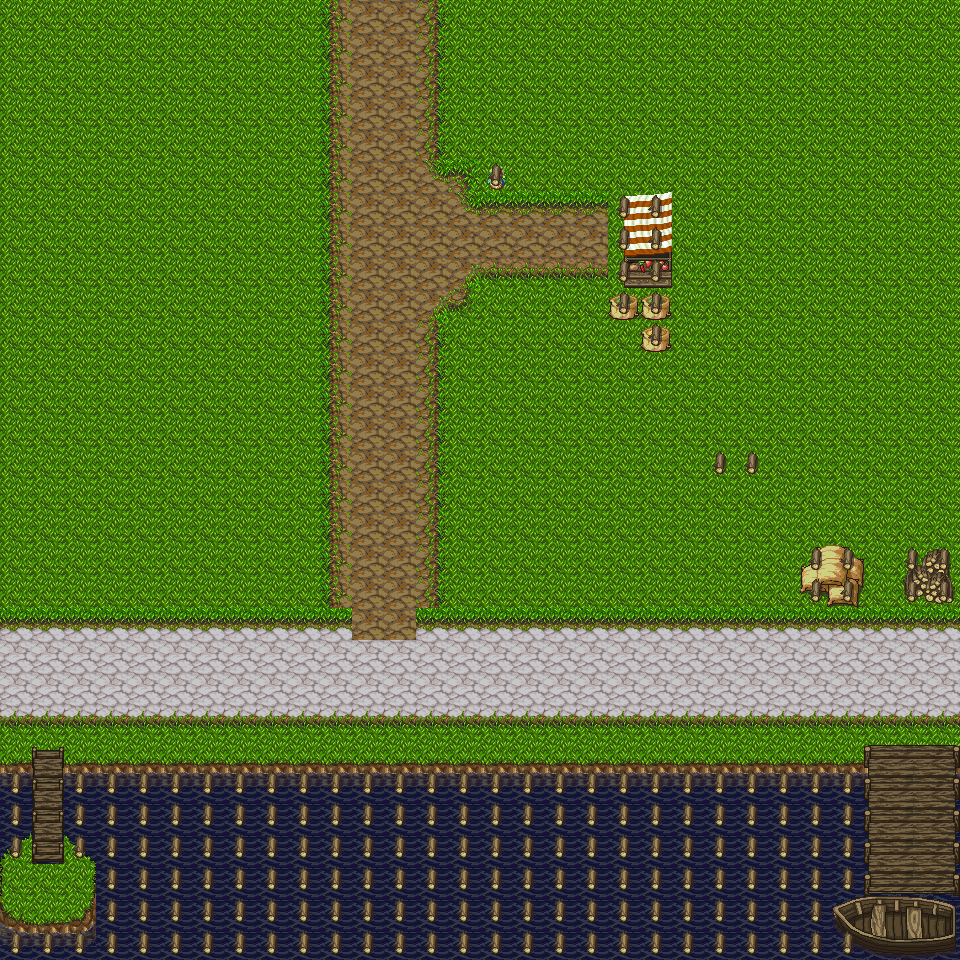

This is a level from a 2D game, rendered from its Tiled map with the project's own tilesets. A one-line summary and the map file follow, with tile-layer data summarised:
An orthogonal 30x30 tile map with 32x32 px tiles, 3 tile layers (Tile Layer 1, Tile Layer 2, collision_layer) and 5 objects.

<map version="1.0" orientation="orthogonal" renderorder="right-down" width="30" height="30" tilewidth="32" tileheight="32" nextobjectid="7">
 <tileset firstgid="1" name="Main" tilewidth="32" tileheight="32" tilecount="256" columns="16">
  <image source="tilesets/PathAndObjects_0.png" width="512" height="512" />
  <tile id="13">
   <properties>
    <property name="Collision" value="false" />
   </properties>
  </tile>
  <tile id="14">
   <properties>
    <property name="Collision" value="false" />
   </properties>
  </tile>
  <tile id="15">
   <properties>
    <property name="Collision" value="false" />
   </properties>
  </tile>
  <tile id="29">
   <properties>
    <property name="Collision" value="false" />
   </properties>
  </tile>
  <tile id="30">
   <properties>
    <property name="Collision" value="false" />
   </properties>
  </tile>
  <tile id="31">
   <properties>
    <property name="Collision" value="false" />
   </properties>
  </tile>
  <tile id="45">
   <properties>
    <property name="Collision" value="false" />
   </properties>
  </tile>
  <tile id="46">
   <properties>
    <property name="Collision" value="false" />
   </properties>
  </tile>
  <tile id="47">
   <properties>
    <property name="Collision" value="false" />
   </properties>
  </tile>
  <tile id="61">
   <properties>
    <property name="Collision" value="false" />
   </properties>
  </tile>
  <tile id="62">
   <properties>
    <property name="Collision" value="false" />
   </properties>
  </tile>
  <tile id="63">
   <properties>
    <property name="Collision" value="false" />
   </properties>
  </tile>
  <tile id="77">
   <properties>
    <property name="Collision" value="false" />
   </properties>
  </tile>
  <tile id="78">
   <properties>
    <property name="Collision" value="false" />
   </properties>
  </tile>
  <tile id="79">
   <properties>
    <property name="Collision" value="false" />
   </properties>
  </tile>
  <tile id="93">
   <properties>
    <property name="Collision" value="false" />
   </properties>
  </tile>
  <tile id="94">
   <properties>
    <property name="Collision" value="false" />
   </properties>
  </tile>
  <tile id="95">
   <properties>
    <property name="Collision" value="false" />
   </properties>
  </tile>
  <tile id="109">
   <properties>
    <property name="Collision" value="false" />
   </properties>
  </tile>
  <tile id="110">
   <properties>
    <property name="Collision" value="false" />
   </properties>
  </tile>
  <tile id="111">
   <properties>
    <property name="Collision" value="false" />
   </properties>
  </tile>
  <tile id="125">
   <properties>
    <property name="Collision" value="false" />
   </properties>
  </tile>
  <tile id="126">
   <properties>
    <property name="Collision" value="false" />
   </properties>
  </tile>
  <tile id="127">
   <properties>
    <property name="Collision" value="false" />
   </properties>
  </tile>
  <tile id="141">
   <properties>
    <property name="Collision" value="false" />
   </properties>
  </tile>
  <tile id="142">
   <properties>
    <property name="Collision" value="false" />
   </properties>
  </tile>
  <tile id="143">
   <properties>
    <property name="Collision" value="false" />
   </properties>
  </tile>
  <tile id="157">
   <properties>
    <property name="Collision" value="false" />
   </properties>
  </tile>
  <tile id="158">
   <properties>
    <property name="Collision" value="false" />
   </properties>
  </tile>
  <tile id="159">
   <properties>
    <property name="Collision" value="false" />
   </properties>
  </tile>
  <tile id="173">
   <properties>
    <property name="Collision" value="false" />
   </properties>
  </tile>
  <tile id="174">
   <properties>
    <property name="Collision" value="false" />
   </properties>
  </tile>
  <tile id="175">
   <properties>
    <property name="Collision" value="false" />
   </properties>
  </tile>
  <tile id="189">
   <properties>
    <property name="Collision" value="false" />
   </properties>
  </tile>
  <tile id="190">
   <properties>
    <property name="Collision" value="false" />
   </properties>
  </tile>
  <tile id="191">
   <properties>
    <property name="Collision" value="false" />
   </properties>
  </tile>
  <tile id="205">
   <properties>
    <property name="Collision" value="false" />
   </properties>
  </tile>
  <tile id="206">
   <properties>
    <property name="Collision" value="false" />
   </properties>
  </tile>
  <tile id="207">
   <properties>
    <property name="Collision" value="false" />
   </properties>
  </tile>
  <tile id="209">
   <objectgroup draworder="index">
    <object id="1" x="16" y="7" width="46" height="23">
     <ellipse />
    </object>
    <object id="2" x="48" y="67">
     <ellipse />
    </object>
    <object id="3" x="53" y="141">
     <ellipse />
    </object>
    <object id="4" x="-31" y="77">
     <ellipse />
    </object>
    <object id="5" x="-54" y="-21" width="149" height="139">
     <ellipse />
    </object>
   </objectgroup>
  </tile>
  <tile id="221">
   <properties>
    <property name="Collision" value="false" />
   </properties>
  </tile>
  <tile id="222">
   <properties>
    <property name="Collision" value="false" />
   </properties>
  </tile>
  <tile id="223">
   <properties>
    <property name="Collision" value="false" />
   </properties>
  </tile>
  <tile id="237">
   <properties>
    <property name="Collision" value="false" />
   </properties>
  </tile>
  <tile id="238">
   <properties>
    <property name="Collision" value="false" />
   </properties>
  </tile>
  <tile id="239">
   <properties>
    <property name="Collision" value="false" />
   </properties>
  </tile>
  <tile id="253">
   <properties>
    <property name="Collision" value="false" />
   </properties>
  </tile>
  <tile id="254">
   <properties>
    <property name="Collision" value="false" />
   </properties>
  </tile>
  <tile id="255">
   <properties>
    <property name="Collision" value="false" />
   </properties>
  </tile>
 </tileset>
 <layer name="Tile Layer 1" width="30" height="30">
  <data>[900 cells, 900 non-empty, 7 distinct tile ids]</data>
 </layer>
 <layer name="Tile Layer 2" width="30" height="30">
  <data>[900 cells, 153 non-empty, 58 distinct tile ids]</data>
 </layer>
 <layer name="collision_layer" width="30" height="30">
  <data>[900 cells, 173 non-empty, 2 distinct tile ids]</data>
 </layer>
</map>
